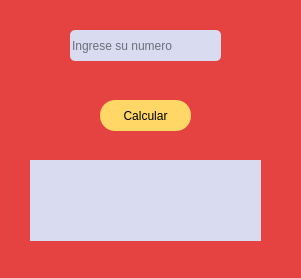
<?xml version="1.0" encoding="UTF-8"?>
<ui version="4.0">
 <class>MainWindow</class>
 <widget class="QMainWindow" name="MainWindow">
  <property name="geometry">
   <rect>
    <x>0</x>
    <y>0</y>
    <width>301</width>
    <height>278</height>
   </rect>
  </property>
  <property name="windowTitle">
   <string>MainWindow</string>
  </property>
  <property name="styleSheet">
   <string notr="true">background-color: rgb(229, 67, 66);</string>
  </property>
  <widget class="QWidget" name="centralwidget">
   <widget class="QLineEdit" name="Num">
    <property name="geometry">
     <rect>
      <x>70</x>
      <y>30</y>
      <width>151</width>
      <height>31</height>
     </rect>
    </property>
    <property name="styleSheet">
     <string notr="true">background-color: rgb(217, 219, 241);
border-radius:5px;</string>
    </property>
    <property name="placeholderText">
     <string>Ingrese su numero</string>
    </property>
   </widget>
   <widget class="QPushButton" name="Calcular">
    <property name="geometry">
     <rect>
      <x>100</x>
      <y>100</y>
      <width>91</width>
      <height>31</height>
     </rect>
    </property>
    <property name="styleSheet">
     <string notr="true">QPushButton{
	background-color: rgb(254, 215, 102);
	border-radius:15px;
	
}
QPushButton:hover{
	border:3px  solid rgb(254, 215, 102);
	background-color: rgb(0, 150, 173);

}</string>
    </property>
    <property name="text">
     <string>Calcular</string>
    </property>
   </widget>
   <widget class="QLabel" name="Resultado">
    <property name="geometry">
     <rect>
      <x>30</x>
      <y>160</y>
      <width>231</width>
      <height>81</height>
     </rect>
    </property>
    <property name="styleSheet">
     <string notr="true">background-color: rgb(217, 219, 241);
</string>
    </property>
    <property name="text">
     <string/>
    </property>
   </widget>
  </widget>
 </widget>
 <resources/>
 <connections/>
</ui>
